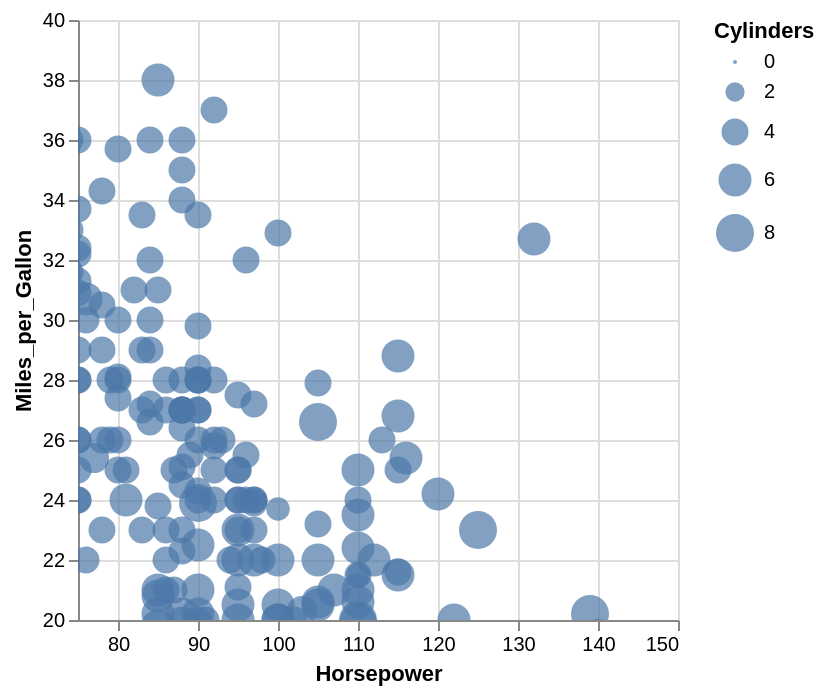

Write a Vega-Lite specification for this figure.
### Vega-Lite specification from a JSON file in a GitHub repository (floating-point values rounded to 4 significant figures; data arrays with more than 128 entries replaced by an {"elided": "..."} marker saying what was removed)
{"$schema": "https://vega.github.io/schema/vega-lite/v4.json", "data": {"values": {"elided": "406 records"}}, "selection": {"grid": {"type": "interval", "bind": "scales", "zoom": "wheel![event.shiftKey]"}}, "mark": "circle", "encoding": {"x": {"field": "Horsepower", "type": "quantitative", "scale": {"domain": [75, 150]}}, "y": {"field": "Miles_per_Gallon", "type": "quantitative", "scale": {"domain": [20, 40]}}, "size": {"field": "Cylinders", "type": "quantitative"}}}
